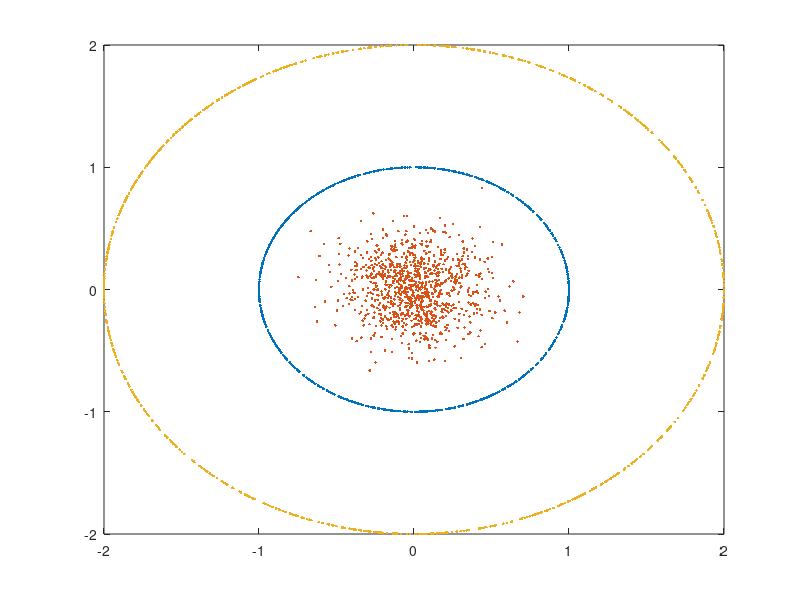

This chart was generated by the following MATLAB code:
clear;

rng(10);

n = 1000;

theta = 2*pi * randn(n,1);

x{1} = [cos(theta), sin(theta)];


A1 = 0.01*randn(n);
x{2} = A1 * x{1};

A2 = 2*eye(n,n);
x{3} = A2 * x{1};

for ii = 1:length(x)
    plot(x{ii}(:,1), x{ii}(:,2), '.'); hold on;
end
hold off;

